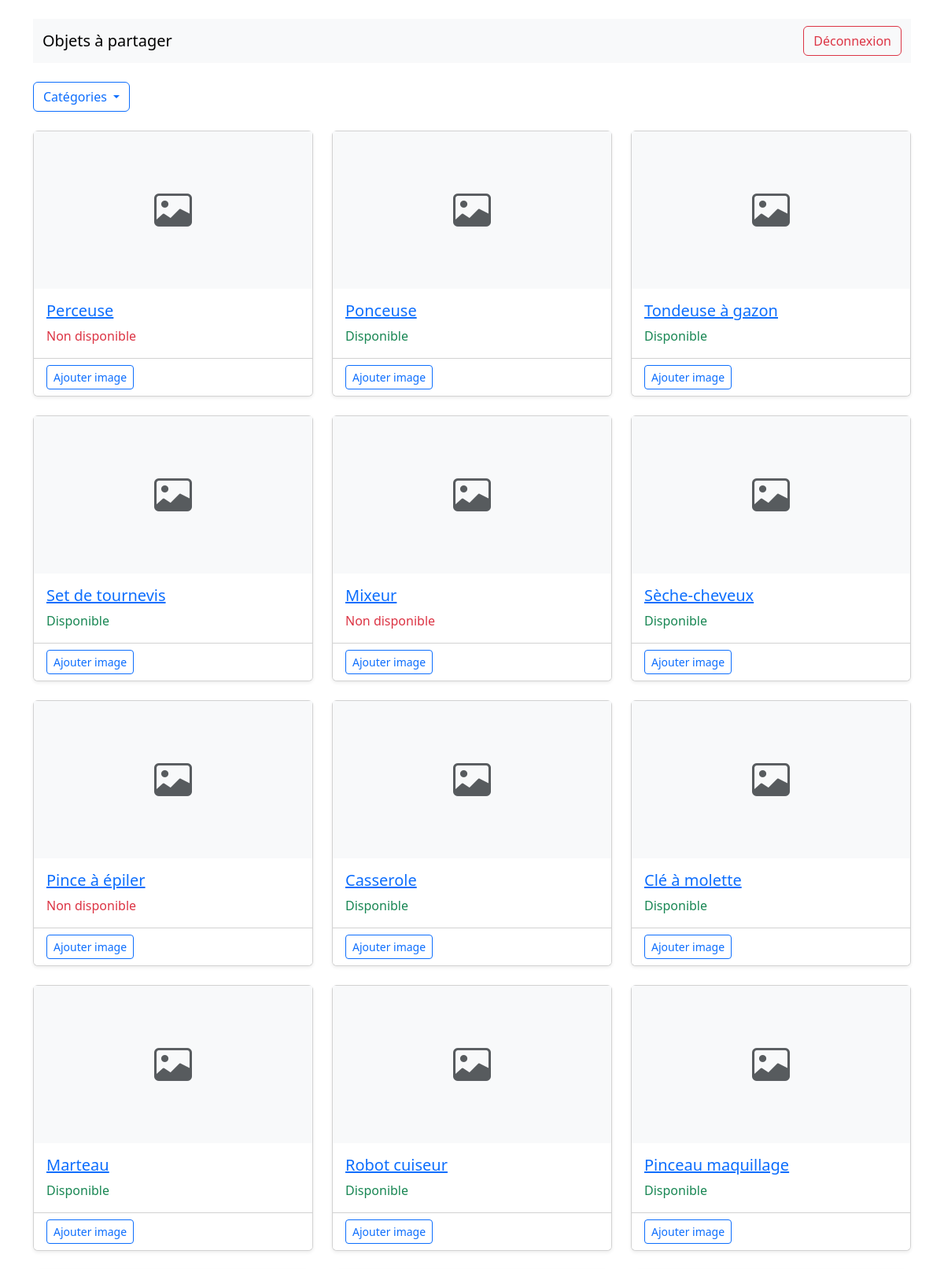
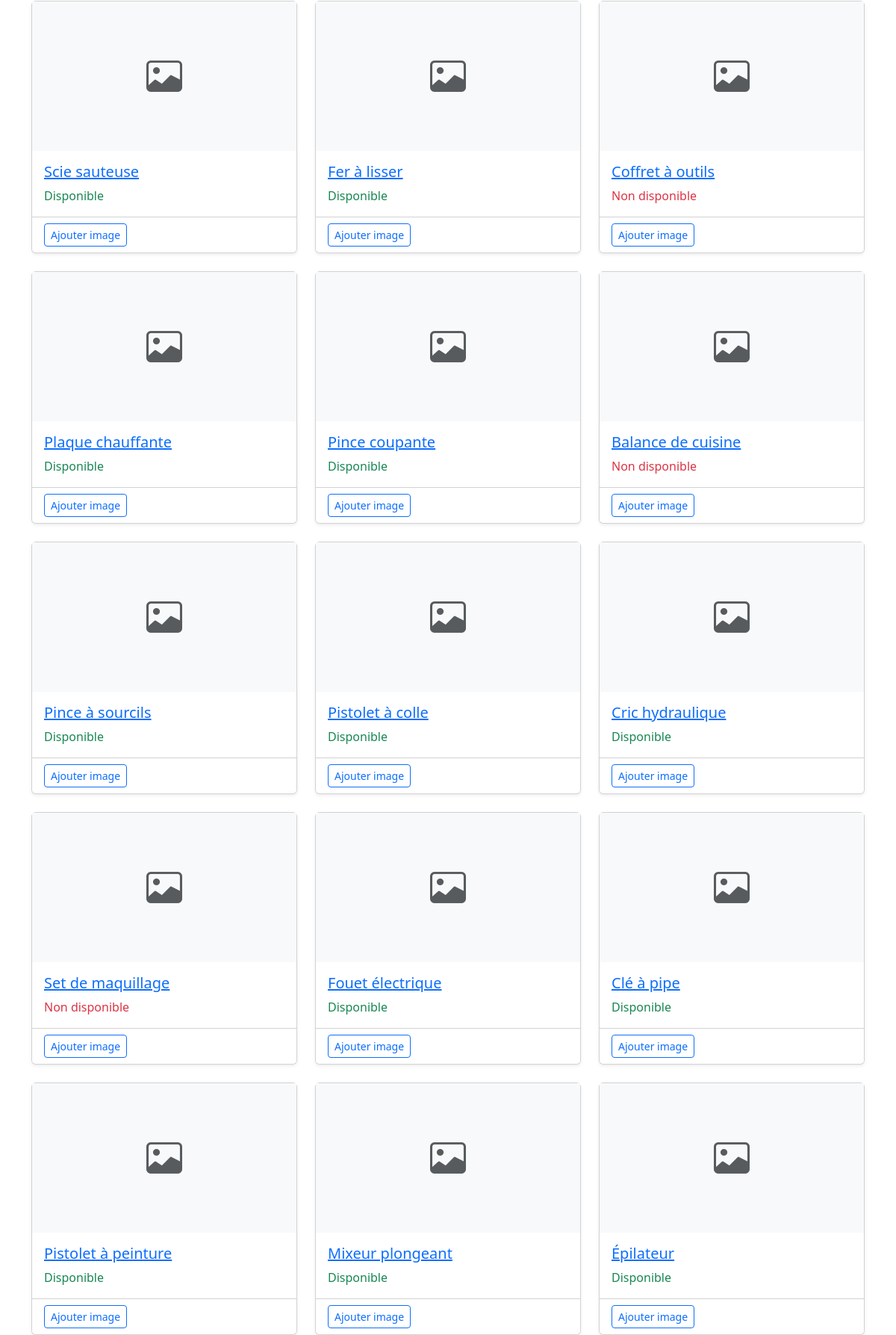
The app's page /pages/liste_objets.php (upper part) with its own data (2 pictures, top to bottom).
### tables this page shows
CREATE TABLE objet (
    id_object INT PRIMARY KEY AUTO_INCREMENT,
    nom_object VARCHAR(100) NOT NULL,
    id_categorie INT NOT NULL,
    id_membre INT NOT NULL,
    FOREIGN KEY (id_categorie) REFERENCES categorie_object(id_categorie),
    FOREIGN KEY (id_membre) REFERENCES membre(id_membre)
);

### inc/function.php (called while the page is built, shortened)
<?php
function dbconnect() {
    $connect = mysqli_connect('localhost', 'root', '', 'objet');
    mysqli_set_charset($connect, 'utf8');
    return $connect;
}
function liste_objet() {
    return mysqli_query(dbconnect(), "SELECT * FROM v_liste_objet");
}
function get_first_image($id_object) {
    $id_object = intval($id_object);
    return mysqli_query(dbconnect(), "SELECT nom_image FROM images_object WHERE id_object = $id_object LIMIT 1");
}
?>

### pages/liste_objets.php (the view, shortened to what this page needs)
<?php
include('../inc/function.php');
$lo = liste_objet();
?>
<!DOCTYPE html>
<html lang="fr">
<head>
    <link href="../assets/css/bootstrap.min.css" rel="stylesheet">
    <link rel="stylesheet" href="../assets/bootstrap-icons/font/bootstrap-icons.css">
</head>
<body>
    <div class="container mt-4">
        <nav class="navbar navbar-expand-lg bg-light mb-4">
            <div class="container-fluid">
                <a class="navbar-brand" href="#">Objets à partager</a>
                <div class="d-flex">
                    <a href="logout.php" class="btn btn-outline-danger">Déconnexion</a>
                </div>
            </div>
        </nav>
        <div class="row mb-4">
            <div class="col-md-6">
                <div class="dropdown">
                    <button class="btn btn-outline-primary dropdown-toggle" type="button" data-bs-toggle="dropdown">
                        Catégories
                    </button>
                </div>
            </div>
        </div>
        <div class="row row-cols-1 row-cols-md-3 g-4">
            <?php while ($objet = mysqli_fetch_assoc($lo)): ?>
                <?php
                $image = mysqli_fetch_assoc(get_first_image($objet['id_object']));
                $disponible = $objet['date_retour'] ? 'Non disponible' : 'Disponible';
                ?>
                <div class="col">
                    <div class="card h-100 shadow-sm">
                        <?php if ($image): ?>
                            <img src="../assets/uploads/<?php echo ($image['nom_image']) ?>" class="card-img-top" style="height: 200px; object-fit: cover;">
                        <?php else: ?>
                            <div class="bg-light d-flex align-items-center justify-content-center" style="height: 200px;">
                                <i class="bi bi-image text-muted" style="font-size: 3rem;"></i>
                            </div>
                        <?php endif; ?>
                        <div class="card-body">
                            <h5 class="card-title">
                            <a href="fiche_objet.php?id_object=<?php echo ($objet['id_object']) ?>">
                                <?php echo ($objet['nom_object']) ?>
                            </a>
                            </h5>
                            <p class="card-text <?= $objet['date_retour'] ? 'text-danger' : 'text-success' ?>">
                                <?= $disponible ?>
                            </p>
                        </div>
                        <div class="card-footer bg-white">
                            <a href="upload.php?id_object=<?php echo $objet['id_object'] ?>" class="btn btn-sm btn-outline-primary">
                                Ajouter image
                            </a>
                        </div>
                    </div>
                </div>
            <?php endwhile; ?>
        </div>
    </div>
</body>
</html>

### records on screen
objet: nom_object "Perceuse", disponible "Non disponible"
objet: nom_object "Ponceuse", disponible "Disponible"
objet: nom_object "Tondeuse à gazon", disponible "Disponible"
objet: nom_object "Set de tournevis", disponible "Disponible"
objet: nom_object "Mixeur", disponible "Non disponible"
objet: nom_object "Sèche-cheveux", disponible "Disponible"
objet: nom_object "Pince à épiler", disponible "Non disponible"
objet: nom_object "Casserole", disponible "Disponible"
objet: nom_object "Clé à molette", disponible "Disponible"
objet: nom_object "Marteau", disponible "Disponible"
objet: nom_object "Robot cuiseur", disponible "Disponible"
objet: nom_object "Pinceau maquillage", disponible "Disponible"
objet: nom_object "Scie sauteuse", disponible "Disponible"
objet: nom_object "Fer à lisser", disponible "Disponible"
objet: nom_object "Coffret à outils", disponible "Non disponible"
objet: nom_object "Plaque chauffante", disponible "Disponible"
objet: nom_object "Pince coupante", disponible "Disponible"
objet: nom_object "Balance de cuisine", disponible "Non disponible"
objet: nom_object "Pince à sourcils", disponible "Disponible"
objet: nom_object "Pistolet à colle", disponible "Disponible"
objet: nom_object "Cric hydraulique", disponible "Disponible"
objet: nom_object "Set de maquillage", disponible "Non disponible"
objet: nom_object "Fouet électrique", disponible "Disponible"
objet: nom_object "Clé à pipe", disponible "Disponible"
objet: nom_object "Pistolet à peinture", disponible "Disponible"
objet: nom_object "Mixeur plongeant", disponible "Disponible"
objet: nom_object "Épilateur", disponible "Disponible"
